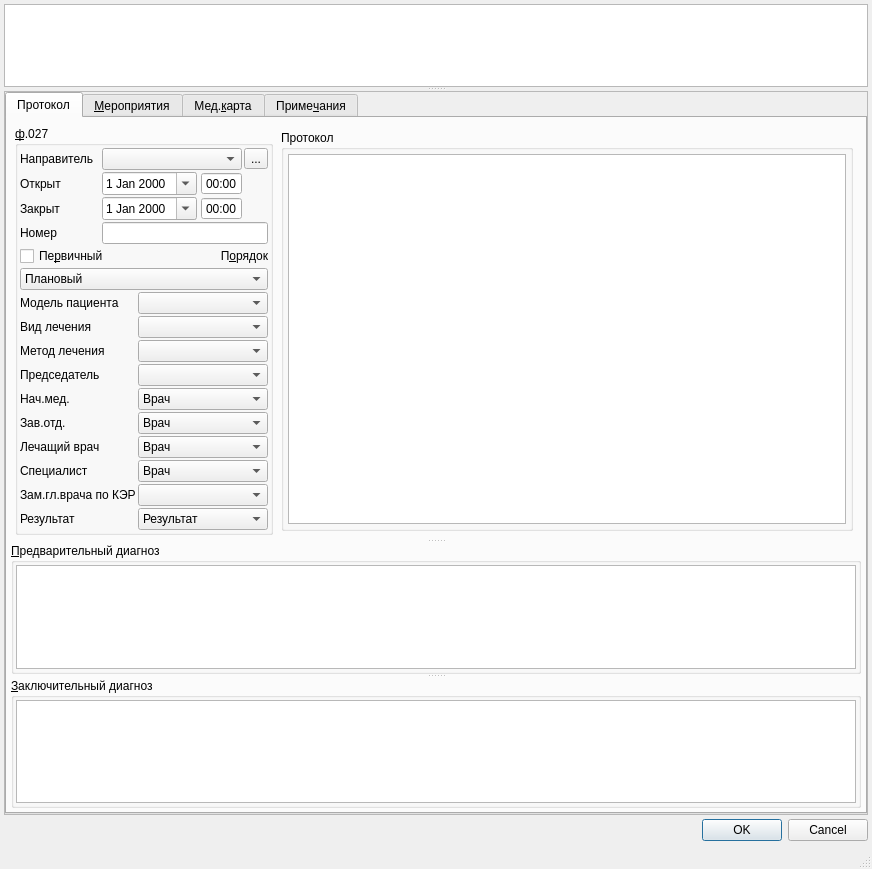
<?xml version="1.0" encoding="UTF-8"?>
<ui version="4.0">
 <class>Dialog</class>
 <widget class="QDialog" name="Dialog">
  <property name="geometry">
   <rect>
    <x>0</x>
    <y>0</y>
    <width>872</width>
    <height>869</height>
   </rect>
  </property>
  <property name="windowTitle">
   <string>Dialog</string>
  </property>
  <property name="sizeGripEnabled">
   <bool>true</bool>
  </property>
  <layout class="QGridLayout" name="gridLayout_4">
   <property name="margin">
    <number>4</number>
   </property>
   <property name="spacing">
    <number>4</number>
   </property>
   <item row="0" column="0">
    <widget class="QSplitter" name="splitter_3">
     <property name="sizePolicy">
      <sizepolicy hsizetype="Preferred" vsizetype="Preferred">
       <horstretch>0</horstretch>
       <verstretch>2</verstretch>
      </sizepolicy>
     </property>
     <property name="orientation">
      <enum>Qt::Vertical</enum>
     </property>
     <widget class="CTextBrowser" name="txtClientInfoBrowser">
      <property name="sizePolicy">
       <sizepolicy hsizetype="Expanding" vsizetype="Ignored">
        <horstretch>0</horstretch>
        <verstretch>1</verstretch>
       </sizepolicy>
      </property>
      <property name="minimumSize">
       <size>
        <width>0</width>
        <height>0</height>
       </size>
      </property>
      <property name="maximumSize">
       <size>
        <width>16777215</width>
        <height>16777215</height>
       </size>
      </property>
      <property name="focusPolicy">
       <enum>Qt::ClickFocus</enum>
      </property>
      <property name="whatsThis">
       <string>Описание пациента</string>
      </property>
      <property name="html">
       <string>&lt;!DOCTYPE HTML PUBLIC &quot;-//W3C//DTD HTML 4.0//EN&quot; &quot;http://www.w3.org/TR/REC-html40/strict.dtd&quot;&gt;
&lt;html&gt;&lt;head&gt;&lt;meta name=&quot;qrichtext&quot; content=&quot;1&quot; /&gt;&lt;style type=&quot;text/css&quot;&gt;
p, li { white-space: pre-wrap; }
&lt;/style&gt;&lt;/head&gt;&lt;body style=&quot; font-family:'MS Shell Dlg 2'; font-size:8.25pt; font-weight:400; font-style:normal;&quot;&gt;
&lt;p style=&quot;-qt-paragraph-type:empty; margin-top:0px; margin-bottom:0px; margin-left:0px; margin-right:0px; -qt-block-indent:0; text-indent:0px; font-size:8pt;&quot;&gt;&lt;br /&gt;&lt;/p&gt;&lt;/body&gt;&lt;/html&gt;</string>
      </property>
     </widget>
     <widget class="QScrollArea" name="scrollArea">
      <property name="sizePolicy">
       <sizepolicy hsizetype="Preferred" vsizetype="Preferred">
        <horstretch>0</horstretch>
        <verstretch>5</verstretch>
       </sizepolicy>
      </property>
      <property name="widgetResizable">
       <bool>true</bool>
      </property>
      <widget class="QTabWidget" name="tabWidget">
       <property name="geometry">
        <rect>
         <x>0</x>
         <y>0</y>
         <width>862</width>
         <height>713</height>
        </rect>
       </property>
       <property name="tabPosition">
        <enum>QTabWidget::North</enum>
       </property>
       <property name="tabShape">
        <enum>QTabWidget::Rounded</enum>
       </property>
       <property name="currentIndex">
        <number>0</number>
       </property>
       <widget class="QWidget" name="tabToken">
        <attribute name="title">
         <string>Протокол</string>
        </attribute>
        <layout class="QGridLayout" name="gridLayout_8">
         <property name="margin">
          <number>4</number>
         </property>
         <property name="spacing">
          <number>4</number>
         </property>
         <item row="0" column="0">
          <widget class="QSplitter" name="splitter_2">
           <property name="orientation">
            <enum>Qt::Vertical</enum>
           </property>
           <widget class="QFrame" name="frameBaseAndDiagnosises">
            <property name="frameShape">
             <enum>QFrame::NoFrame</enum>
            </property>
            <property name="frameShadow">
             <enum>QFrame::Raised</enum>
            </property>
            <layout class="QGridLayout" name="gridLayout_5">
             <property name="margin">
              <number>4</number>
             </property>
             <property name="spacing">
              <number>4</number>
             </property>
             <item row="0" column="0">
              <widget class="QGroupBox" name="grpBase">
               <property name="sizePolicy">
                <sizepolicy hsizetype="Maximum" vsizetype="Preferred">
                 <horstretch>0</horstretch>
                 <verstretch>0</verstretch>
                </sizepolicy>
               </property>
               <property name="title">
                <string>&amp;ф.027</string>
               </property>
               <layout class="QGridLayout" name="gridLayout">
                <property name="margin">
                 <number>2</number>
                </property>
                <property name="spacing">
                 <number>2</number>
                </property>
                <item row="0" column="0">
                 <widget class="QLabel" name="lblRelegateOrg">
                  <property name="text">
                   <string>Направитель</string>
                  </property>
                  <property name="buddy">
                   <cstring>cmbRelegateOrg</cstring>
                  </property>
                 </widget>
                </item>
                <item row="0" column="1" colspan="4">
                 <widget class="CPolyclinicComboBox" name="cmbRelegateOrg">
                  <property name="enabled">
                   <bool>true</bool>
                  </property>
                 </widget>
                </item>
                <item row="2" column="0">
                 <widget class="QLabel" name="lblBegDate">
                  <property name="sizePolicy">
                   <sizepolicy hsizetype="Maximum" vsizetype="Preferred">
                    <horstretch>0</horstretch>
                    <verstretch>0</verstretch>
                   </sizepolicy>
                  </property>
                  <property name="text">
                   <string>Открыт</string>
                  </property>
                  <property name="buddy">
                   <cstring>edtBegDate</cstring>
                  </property>
                 </widget>
                </item>
                <item row="2" column="1" colspan="4">
                 <widget class="QFrame" name="frame_2">
                  <property name="frameShape">
                   <enum>QFrame::NoFrame</enum>
                  </property>
                  <property name="frameShadow">
                   <enum>QFrame::Plain</enum>
                  </property>
                  <property name="lineWidth">
                   <number>0</number>
                  </property>
                  <layout class="QHBoxLayout" name="horizontalLayout_2">
                   <property name="spacing">
                    <number>4</number>
                   </property>
                   <property name="margin">
                    <number>0</number>
                   </property>
                   <item>
                    <widget class="CDateEdit" name="edtBegDate">
                     <property name="whatsThis">
                      <string>дата начала осмотра</string>
                     </property>
                     <property name="calendarPopup">
                      <bool>true</bool>
                     </property>
                    </widget>
                   </item>
                   <item>
                    <widget class="QTimeEdit" name="edtBegTime">
                     <property name="buttonSymbols">
                      <enum>QAbstractSpinBox::NoButtons</enum>
                     </property>
                     <property name="displayFormat">
                      <string>HH:mm</string>
                     </property>
                     <property name="calendarPopup">
                      <bool>false</bool>
                     </property>
                    </widget>
                   </item>
                  </layout>
                 </widget>
                </item>
                <item row="2" column="5">
                 <spacer name="horizontalSpacer">
                  <property name="orientation">
                   <enum>Qt::Horizontal</enum>
                  </property>
                  <property name="sizeHint" stdset="0">
                   <size>
                    <width>21</width>
                    <height>20</height>
                   </size>
                  </property>
                 </spacer>
                </item>
                <item row="3" column="0">
                 <widget class="QLabel" name="lblEndDate">
                  <property name="sizePolicy">
                   <sizepolicy hsizetype="Maximum" vsizetype="Preferred">
                    <horstretch>0</horstretch>
                    <verstretch>0</verstretch>
                   </sizepolicy>
                  </property>
                  <property name="text">
                   <string>Закрыт</string>
                  </property>
                  <property name="buddy">
                   <cstring>edtEndDate</cstring>
                  </property>
                 </widget>
                </item>
                <item row="3" column="1" colspan="4">
                 <widget class="QFrame" name="frame_3">
                  <property name="frameShape">
                   <enum>QFrame::NoFrame</enum>
                  </property>
                  <property name="frameShadow">
                   <enum>QFrame::Plain</enum>
                  </property>
                  <property name="lineWidth">
                   <number>0</number>
                  </property>
                  <layout class="QHBoxLayout" name="horizontalLayout_3">
                   <property name="spacing">
                    <number>4</number>
                   </property>
                   <property name="margin">
                    <number>0</number>
                   </property>
                   <item>
                    <widget class="CDateEdit" name="edtEndDate">
                     <property name="whatsThis">
                      <string>дата окончания осмотра</string>
                     </property>
                     <property name="calendarPopup">
                      <bool>true</bool>
                     </property>
                    </widget>
                   </item>
                   <item>
                    <widget class="QTimeEdit" name="edtEndTime">
                     <property name="buttonSymbols">
                      <enum>QAbstractSpinBox::NoButtons</enum>
                     </property>
                     <property name="displayFormat">
                      <string>HH:mm</string>
                     </property>
                     <property name="calendarPopup">
                      <bool>false</bool>
                     </property>
                    </widget>
                   </item>
                  </layout>
                 </widget>
                </item>
                <item row="3" column="5">
                 <spacer name="horizontalSpacer_2">
                  <property name="orientation">
                   <enum>Qt::Horizontal</enum>
                  </property>
                  <property name="sizeHint" stdset="0">
                   <size>
                    <width>21</width>
                    <height>20</height>
                   </size>
                  </property>
                 </spacer>
                </item>
                <item row="6" column="0" colspan="2">
                 <widget class="QCheckBox" name="chkPrimary">
                  <property name="text">
                   <string>Пе&amp;рвичный</string>
                  </property>
                 </widget>
                </item>
                <item row="6" column="3" colspan="3">
                 <widget class="QLabel" name="lblOrder">
                  <property name="text">
                   <string>П&amp;орядок</string>
                  </property>
                  <property name="alignment">
                   <set>Qt::AlignRight|Qt::AlignTrailing|Qt::AlignVCenter</set>
                  </property>
                  <property name="buddy">
                   <cstring>cmbOrder</cstring>
                  </property>
                 </widget>
                </item>
                <item row="7" column="0" colspan="6">
                 <widget class="CROComboBox" name="cmbOrder">
                  <item>
                   <property name="text">
                    <string>Плановый</string>
                   </property>
                  </item>
                  <item>
                   <property name="text">
                    <string>Экстренный</string>
                   </property>
                  </item>
                  <item>
                   <property name="text">
                    <string>Самотёком</string>
                   </property>
                  </item>
                  <item>
                   <property name="text">
                    <string>Принудительный</string>
                   </property>
                  </item>
                  <item>
                   <property name="text">
                    <string>Внутренний перевод</string>
                   </property>
                  </item>
                  <item>
                   <property name="text">
                    <string>Неотложная</string>
                   </property>
                  </item>
                 </widget>
                </item>
                <item row="8" column="0" colspan="2">
                 <widget class="QLabel" name="lblPatientModel">
                  <property name="text">
                   <string>Модель пациента</string>
                  </property>
                  <property name="buddy">
                   <cstring>cmbPatientModel</cstring>
                  </property>
                 </widget>
                </item>
                <item row="8" column="2" colspan="4">
                 <widget class="CPatientModelComboBox" name="cmbPatientModel"/>
                </item>
                <item row="9" column="0" colspan="2">
                 <widget class="QLabel" name="lblCureType">
                  <property name="text">
                   <string>Вид лечения</string>
                  </property>
                  <property name="buddy">
                   <cstring>cmbCureType</cstring>
                  </property>
                 </widget>
                </item>
                <item row="9" column="2" colspan="4">
                 <widget class="CRBComboBox" name="cmbCureType"/>
                </item>
                <item row="10" column="0" colspan="2">
                 <widget class="QLabel" name="lblCureMethod">
                  <property name="text">
                   <string>Метод лечения</string>
                  </property>
                  <property name="buddy">
                   <cstring>cmbCureMethod</cstring>
                  </property>
                 </widget>
                </item>
                <item row="10" column="2" colspan="4">
                 <widget class="CRBComboBox" name="cmbCureMethod"/>
                </item>
                <item row="13" column="0" colspan="2">
                 <widget class="QLabel" name="lblPersonMedicineHead">
                  <property name="sizePolicy">
                   <sizepolicy hsizetype="Maximum" vsizetype="Preferred">
                    <horstretch>0</horstretch>
                    <verstretch>0</verstretch>
                   </sizepolicy>
                  </property>
                  <property name="text">
                   <string>Нач.мед.</string>
                  </property>
                  <property name="buddy">
                   <cstring>cmbPerson</cstring>
                  </property>
                 </widget>
                </item>
                <item row="13" column="2" colspan="4">
                 <widget class="CPersonComboBoxEx" name="cmbPersonMedicineHead">
                  <property name="whatsThis">
                   <string>назначивший действие &quot;протокол&quot;</string>
                  </property>
                  <item>
                   <property name="text">
                    <string>Врач</string>
                   </property>
                  </item>
                 </widget>
                </item>
                <item row="14" column="0" colspan="2">
                 <widget class="QLabel" name="lblPersonManager">
                  <property name="sizePolicy">
                   <sizepolicy hsizetype="Maximum" vsizetype="Preferred">
                    <horstretch>0</horstretch>
                    <verstretch>0</verstretch>
                   </sizepolicy>
                  </property>
                  <property name="text">
                   <string>Зав.отд.</string>
                  </property>
                  <property name="buddy">
                   <cstring>cmbPerson</cstring>
                  </property>
                 </widget>
                </item>
                <item row="14" column="2" colspan="4">
                 <widget class="CPersonComboBoxEx" name="cmbPersonManager">
                  <property name="whatsThis">
                   <string>ответственный за Действие &quot;протокол&quot;</string>
                  </property>
                  <item>
                   <property name="text">
                    <string>Врач</string>
                   </property>
                  </item>
                 </widget>
                </item>
                <item row="15" column="0">
                 <widget class="QLabel" name="lblPersonCurator">
                  <property name="sizePolicy">
                   <sizepolicy hsizetype="Maximum" vsizetype="Preferred">
                    <horstretch>0</horstretch>
                    <verstretch>0</verstretch>
                   </sizepolicy>
                  </property>
                  <property name="text">
                   <string>Лечащий врач</string>
                  </property>
                  <property name="buddy">
                   <cstring>cmbPerson</cstring>
                  </property>
                 </widget>
                </item>
                <item row="16" column="0">
                 <widget class="QLabel" name="lblPersonExpert">
                  <property name="sizePolicy">
                   <sizepolicy hsizetype="Maximum" vsizetype="Preferred">
                    <horstretch>0</horstretch>
                    <verstretch>0</verstretch>
                   </sizepolicy>
                  </property>
                  <property name="text">
                   <string>Специалист</string>
                  </property>
                  <property name="buddy">
                   <cstring>cmbPerson</cstring>
                  </property>
                 </widget>
                </item>
                <item row="16" column="2" colspan="4">
                 <widget class="CPersonComboBoxEx" name="cmbPersonExpert">
                  <property name="whatsThis">
                   <string>ассистент Действия протокол&quot;</string>
                  </property>
                  <item>
                   <property name="text">
                    <string>Врач</string>
                   </property>
                  </item>
                 </widget>
                </item>
                <item row="17" column="0" colspan="2">
                 <widget class="QLabel" name="lblEventAssistantIdValue">
                  <property name="text">
                   <string>Зам.гл.врача по КЭР</string>
                  </property>
                  <property name="buddy">
                   <cstring>cmbEventAssistant</cstring>
                  </property>
                 </widget>
                </item>
                <item row="17" column="2" colspan="4">
                 <widget class="CPersonComboBoxEx" name="cmbEventAssistant">
                  <property name="whatsThis">
                   <string>ассистент События</string>
                  </property>
                 </widget>
                </item>
                <item row="18" column="0" colspan="2">
                 <widget class="QLabel" name="lblResult">
                  <property name="sizePolicy">
                   <sizepolicy hsizetype="Maximum" vsizetype="Preferred">
                    <horstretch>0</horstretch>
                    <verstretch>0</verstretch>
                   </sizepolicy>
                  </property>
                  <property name="text">
                   <string>Результат</string>
                  </property>
                  <property name="buddy">
                   <cstring>cmbResult</cstring>
                  </property>
                 </widget>
                </item>
                <item row="18" column="2" colspan="4">
                 <widget class="CRBComboBox" name="cmbResult">
                  <property name="whatsThis">
                   <string>результат осмотра</string>
                  </property>
                  <item>
                   <property name="text">
                    <string>Результат</string>
                   </property>
                  </item>
                 </widget>
                </item>
                <item row="19" column="1" colspan="3">
                 <spacer name="verticalSpacer">
                  <property name="orientation">
                   <enum>Qt::Vertical</enum>
                  </property>
                  <property name="sizeHint" stdset="0">
                   <size>
                    <width>20</width>
                    <height>31</height>
                   </size>
                  </property>
                 </spacer>
                </item>
                <item row="0" column="5">
                 <widget class="QToolButton" name="btnSelectRelegateOrg">
                  <property name="text">
                   <string>...</string>
                  </property>
                 </widget>
                </item>
                <item row="4" column="1" colspan="5">
                 <widget class="QLineEdit" name="edtEventExternalIdValue"/>
                </item>
                <item row="4" column="0">
                 <widget class="QLabel" name="lblEventId">
                  <property name="text">
                   <string>Номер</string>
                  </property>
                 </widget>
                </item>
                <item row="12" column="2" colspan="4">
                 <widget class="CPersonComboBoxEx" name="cmbEventCurator"/>
                </item>
                <item row="15" column="2" colspan="4">
                 <widget class="CPersonComboBoxEx" name="cmbPerson">
                  <property name="whatsThis">
                   <string>врач отвечающий за осмотр (терапевт)</string>
                  </property>
                  <item>
                   <property name="text">
                    <string>Врач</string>
                   </property>
                  </item>
                 </widget>
                </item>
                <item row="12" column="0" colspan="2">
                 <widget class="QLabel" name="lblPerson">
                  <property name="sizePolicy">
                   <sizepolicy hsizetype="Maximum" vsizetype="Preferred">
                    <horstretch>0</horstretch>
                    <verstretch>0</verstretch>
                   </sizepolicy>
                  </property>
                  <property name="text">
                   <string>Председатель</string>
                  </property>
                  <property name="buddy">
                   <cstring>cmbPerson</cstring>
                  </property>
                 </widget>
                </item>
               </layout>
              </widget>
             </item>
             <item row="0" column="1">
              <widget class="QFrame" name="frame">
               <property name="frameShape">
                <enum>QFrame::NoFrame</enum>
               </property>
               <property name="frameShadow">
                <enum>QFrame::Plain</enum>
               </property>
               <layout class="QGridLayout" name="gridLayout_7">
                <property name="margin">
                 <number>4</number>
                </property>
                <property name="spacing">
                 <number>4</number>
                </property>
                <item row="0" column="0">
                 <widget class="QGroupBox" name="grpActions">
                  <property name="title">
                   <string>Протокол</string>
                  </property>
                  <layout class="QGridLayout" name="gridLayout_6">
                   <property name="margin">
                    <number>4</number>
                   </property>
                   <property name="spacing">
                    <number>4</number>
                   </property>
                   <item row="0" column="0">
                    <widget class="CActionPropertiesTableView" name="tblActions">
                     <property name="sizePolicy">
                      <sizepolicy hsizetype="Expanding" vsizetype="Expanding">
                       <horstretch>0</horstretch>
                       <verstretch>20</verstretch>
                      </sizepolicy>
                     </property>
                    </widget>
                   </item>
                  </layout>
                 </widget>
                </item>
               </layout>
              </widget>
             </item>
            </layout>
           </widget>
           <widget class="QSplitter" name="splitter">
            <property name="frameShape">
             <enum>QFrame::NoFrame</enum>
            </property>
            <property name="frameShadow">
             <enum>QFrame::Plain</enum>
            </property>
            <property name="lineWidth">
             <number>0</number>
            </property>
            <property name="orientation">
             <enum>Qt::Vertical</enum>
            </property>
            <property name="childrenCollapsible">
             <bool>false</bool>
            </property>
            <widget class="QGroupBox" name="grpInspections_2">
             <property name="title">
              <string>&amp;Предварительный диагноз</string>
             </property>
             <layout class="QGridLayout" name="gridLayout_2">
              <property name="margin">
               <number>2</number>
              </property>
              <property name="spacing">
               <number>2</number>
              </property>
              <item row="0" column="0">
               <widget class="CDiagnosticsInDocTableView" name="tblPreliminaryDiagnostics">
                <property name="sizePolicy">
                 <sizepolicy hsizetype="Expanding" vsizetype="Maximum">
                  <horstretch>0</horstretch>
                  <verstretch>0</verstretch>
                 </sizepolicy>
                </property>
                <property name="minimumSize">
                 <size>
                  <width>0</width>
                  <height>100</height>
                 </size>
                </property>
               </widget>
              </item>
             </layout>
            </widget>
            <widget class="QGroupBox" name="grpInspections">
             <property name="title">
              <string>&amp;Заключительный диагноз</string>
             </property>
             <layout class="QGridLayout" name="gridLayout_3">
              <property name="margin">
               <number>2</number>
              </property>
              <property name="spacing">
               <number>2</number>
              </property>
              <item row="0" column="0">
               <widget class="CDiagnosticsInDocTableView" name="tblFinalDiagnostics">
                <property name="sizePolicy">
                 <sizepolicy hsizetype="Expanding" vsizetype="Maximum">
                  <horstretch>0</horstretch>
                  <verstretch>0</verstretch>
                 </sizepolicy>
                </property>
                <property name="minimumSize">
                 <size>
                  <width>0</width>
                  <height>100</height>
                 </size>
                </property>
               </widget>
              </item>
             </layout>
            </widget>
           </widget>
          </widget>
         </item>
        </layout>
       </widget>
       <widget class="CActionsPage" name="tabMisc">
        <attribute name="title">
         <string>&amp;Мероприятия</string>
        </attribute>
       </widget>
       <widget class="CAmbCardPage" name="tabAmbCard">
        <attribute name="title">
         <string>Мед.&amp;карта</string>
        </attribute>
       </widget>
       <widget class="CEventNotesPageProtocol" name="tabNotes">
        <attribute name="title">
         <string>Приме&amp;чания</string>
        </attribute>
       </widget>
      </widget>
     </widget>
    </widget>
   </item>
   <item row="1" column="0">
    <widget class="QDialogButtonBox" name="buttonBox">
     <property name="orientation">
      <enum>Qt::Horizontal</enum>
     </property>
     <property name="standardButtons">
      <set>QDialogButtonBox::Cancel|QDialogButtonBox::Ok</set>
     </property>
    </widget>
   </item>
   <item row="2" column="0">
    <layout class="QHBoxLayout" name="horizontalLayout" stretch="1,0,0,0,0">
     <property name="sizeConstraint">
      <enum>QLayout::SetMinimumSize</enum>
     </property>
     <item>
      <widget class="QStatusBar" name="statusBar">
       <property name="sizePolicy">
        <sizepolicy hsizetype="Preferred" vsizetype="Fixed">
         <horstretch>0</horstretch>
         <verstretch>0</verstretch>
        </sizepolicy>
       </property>
       <property name="toolTip">
        <string>A status bar</string>
       </property>
       <property name="whatsThis">
        <string>A status bar.</string>
       </property>
       <property name="sizeGripEnabled">
        <bool>false</bool>
       </property>
      </widget>
     </item>
     <item>
      <spacer name="horizontalSpacer_3">
       <property name="orientation">
        <enum>Qt::Horizontal</enum>
       </property>
       <property name="sizeHint" stdset="0">
        <size>
         <width>40</width>
         <height>20</height>
        </size>
       </property>
      </spacer>
     </item>
     <item>
      <widget class="QLabel" name="lblProlongateEvent">
       <property name="text">
        <string/>
       </property>
      </widget>
     </item>
     <item>
      <widget class="QLabel" name="lblValueExternalId">
       <property name="text">
        <string/>
       </property>
      </widget>
     </item>
     <item>
      <widget class="QLabel" name="lblValueMesCode">
       <property name="text">
        <string/>
       </property>
      </widget>
     </item>
    </layout>
   </item>
  </layout>
 </widget>
 <customwidgets>
  <customwidget>
   <class>CRBComboBox</class>
   <extends>QComboBox</extends>
   <header>library/crbcombobox.h</header>
  </customwidget>
  <customwidget>
   <class>CDateEdit</class>
   <extends>QDateEdit</extends>
   <header>library/DateEdit</header>
  </customwidget>
  <customwidget>
   <class>CTextBrowser</class>
   <extends>QTextBrowser</extends>
   <header>library/TextBrowser.h</header>
  </customwidget>
  <customwidget>
   <class>CPersonComboBoxEx</class>
   <extends>QComboBox</extends>
   <header>Orgs/PersonComboBoxEx.h</header>
  </customwidget>
  <customwidget>
   <class>CActionsPage</class>
   <extends>QWidget</extends>
   <header>Events/ActionsPage.h</header>
   <container>1</container>
  </customwidget>
  <customwidget>
   <class>CAmbCardPage</class>
   <extends>QWidget</extends>
   <header>Events/AmbCardPage.h</header>
   <container>1</container>
  </customwidget>
  <customwidget>
   <class>CROComboBox</class>
   <extends>QComboBox</extends>
   <header>library/ROComboBox.h</header>
  </customwidget>
  <customwidget>
   <class>CDiagnosticsInDocTableView</class>
   <extends>QTableView</extends>
   <header>Events/EventDiagnosticsTable.h</header>
  </customwidget>
  <customwidget>
   <class>CPolyclinicComboBox</class>
   <extends>QComboBox</extends>
   <header>Orgs/OrgComboBox.h</header>
  </customwidget>
  <customwidget>
   <class>CPatientModelComboBox</class>
   <extends>QComboBox</extends>
   <header>Events/widgets/PatientModelComboBox.h</header>
  </customwidget>
  <customwidget>
   <class>CActionPropertiesTableView</class>
   <extends>QTableView</extends>
   <header>Events/ActionPropertiesTable.h</header>
  </customwidget>
  <customwidget>
   <class>CEventNotesPageProtocol</class>
   <extends>QWidget</extends>
   <header>F027/EventNotesPageProtocol.h</header>
   <container>1</container>
  </customwidget>
 </customwidgets>
 <tabstops>
  <tabstop>txtClientInfoBrowser</tabstop>
  <tabstop>tabWidget</tabstop>
  <tabstop>edtBegDate</tabstop>
  <tabstop>edtBegTime</tabstop>
  <tabstop>edtEndDate</tabstop>
  <tabstop>edtEndTime</tabstop>
  <tabstop>chkPrimary</tabstop>
  <tabstop>cmbOrder</tabstop>
  <tabstop>cmbResult</tabstop>
  <tabstop>tblFinalDiagnostics</tabstop>
  <tabstop>tblActions</tabstop>
  <tabstop>buttonBox</tabstop>
 </tabstops>
 <resources/>
 <connections>
  <connection>
   <sender>buttonBox</sender>
   <signal>accepted()</signal>
   <receiver>Dialog</receiver>
   <slot>accept()</slot>
   <hints>
    <hint type="sourcelabel">
     <x>607</x>
     <y>727</y>
    </hint>
    <hint type="destinationlabel">
     <x>574</x>
     <y>746</y>
    </hint>
   </hints>
  </connection>
  <connection>
   <sender>buttonBox</sender>
   <signal>rejected()</signal>
   <receiver>Dialog</receiver>
   <slot>reject()</slot>
   <hints>
    <hint type="sourcelabel">
     <x>680</x>
     <y>727</y>
    </hint>
    <hint type="destinationlabel">
     <x>672</x>
     <y>746</y>
    </hint>
   </hints>
  </connection>
 </connections>
</ui>
